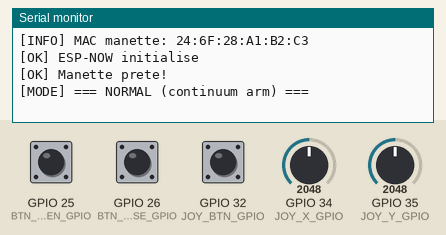
This sketch was run on a simulated ESP32. Parts: the last lines printed to the serial monitor. The inputs (shaded band) are chosen by the test bench; at power-on: GPIO 34 (JOY_X_GPIO) = 2048, GPIO 35 (JOY_Y_GPIO) = 2048, GPIO 25 (BTN_OPEN_GPIO) LOW, GPIO 26 (BTN_CLOSE_GPIO) LOW, GPIO 32 (JOY_BTN_GPIO) HIGH.

Above: at 3.2 s.
3.3 s: GPIO 34 (JOY_X_GPIO) set to 3273
4.8 s: GPIO 34 (JOY_X_GPIO) set to 3363
At 5.8 s:
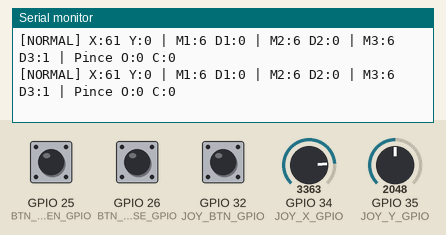
8.3 s: GPIO 35 (JOY_Y_GPIO) set to 2351
At 9.4 s:
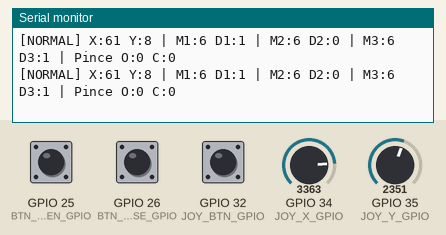
9.8 s: GPIO 35 (JOY_Y_GPIO) set to 2451
At 10.6 s:
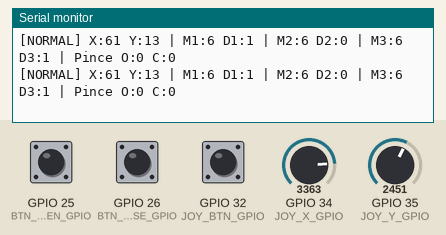
Timing chart, 0 to 12.8 s (numbered marks = the images above; inputs shaded):
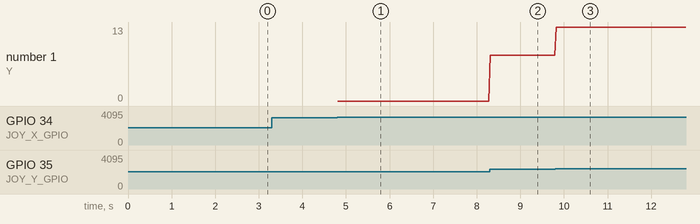

The sketch:

Esp32_Emeteur.ino
```cpp
/*******************************************************************************
 * ESP32 EMETTEUR - MANETTE DE CONTROLE
 * Projet: Prototype bras continuum
 * Auteur: Jeff Truong
 *
 * Modes:
 * - NORMAL: Joystick X+Y controle 3 moteurs en triangle (continuum arm)
 *           Boutons OPEN/CLOSE = pince
 * - TEST:   Joystick Y fait tourner 1 moteur a la fois
 *           Boutons OPEN/CLOSE = changer moteur
 *
 *           Bouton joystick (clic) = bascule entre les 2 modes
 ******************************************************************************/

#include <WiFi.h>
#include <esp_now.h>
#include <esp_wifi.h>

// --- BROCHES ---
#define JOY_X_GPIO      34
#define JOY_Y_GPIO      35
#define JOY_BTN_GPIO    32
#define BTN_OPEN_GPIO   25
#define BTN_CLOSE_GPIO  26

// --- CONFIGURATION JOYSTICK ---
#define JOY_CENTER    2048
#define JOY_DEADZONE  150
#define JOY_MIN       0
#define JOY_MAX       4095
#define MOTOR_SPEED_MAX 10

// --- MAC RECEPTEUR ---
uint8_t receiverMac[] = {0xF4, 0x65, 0x0B, 0xB5, 0x86, 0xD0};

// --- STRUCTURE PAQUET ---
#pragma pack(push, 1)
typedef struct {
    uint8_t  seq;
    int8_t   joyX;
    int8_t   joyY;
    uint8_t  btnJoy;
    uint8_t  btnOpen;
    uint8_t  btnClose;
    uint16_t motorM1;
    uint8_t  dirM1;
    uint16_t motorM2;
    uint8_t  dirM2;
    uint16_t motorM3;
    uint8_t  dirM3;
    uint8_t  checksum;
} ControlPacket;
#pragma pack(pop)

ControlPacket packet;
unsigned long dernierEnvoi = 0;
const unsigned long INTERVALLE_ENVOI = 30;
bool connexionOK = false;

// --- ETAT MODES ---
uint8_t modeActuel = 0;        // 0 = NORMAL, 1 = TEST
uint8_t moteurTest = 1;        // Moteur selectionne en mode TEST (1-3)
bool dernierEtatJoyBtn = false;
bool dernierEtatOpen   = false;
bool dernierEtatClose  = false;

// --- UTILITAIRES ---
int appliquerDeadzone(int valeur, int centre, int deadzone) {
    int offset = valeur - centre;
    if (abs(offset) < deadzone) return 0;
    return offset;
}

int8_t adcVersPourcent(int valeurAdc, int centre, int deadzone) {
    int offset = appliquerDeadzone(valeurAdc, centre, deadzone);
    if (offset == 0) return 0;
    if (offset > 0) return map(offset, deadzone, JOY_MAX - centre, 0, 100);
    else            return map(offset, -deadzone, JOY_MIN - centre, 0, -100);
}

uint16_t pourcentVersVitesse(int8_t pourcent) {
    if (pourcent == 0) return 0;
    return map(abs(pourcent), 0, 100, 0, MOTOR_SPEED_MAX);
}

uint8_t calculerChecksum(ControlPacket* pkt) {
    return (pkt->seq + pkt->joyX + pkt->joyY +
            pkt->btnJoy + pkt->btnOpen + pkt->btnClose) & 0xFF;
}

void lireBoutons() {
    bool etatJoyBtn = !digitalRead(JOY_BTN_GPIO);  // pull-up: 1 = appuye
    bool etatOpen   = digitalRead(BTN_OPEN_GPIO);   // pull-down: 1 = appuye
    bool etatClose  = digitalRead(BTN_CLOSE_GPIO);  // pull-down: 1 = appuye

    // Bouton joystick = bascule mode (detection front montant)
    if (etatJoyBtn && !dernierEtatJoyBtn) {
        modeActuel = 1 - modeActuel;
        Serial.printf("\n[MODE] === %s ===\n",
            modeActuel == 0 ? "NORMAL (continuum arm)" : "TEST (1 moteur a la fois)");
        if (modeActuel == 1) {
            Serial.printf("[TEST] Moteur selectionne: %d\n", moteurTest);
        }
    }

    // En mode TEST, OPEN/CLOSE change le moteur
    if (modeActuel == 1) {
        if (etatOpen && !dernierEtatOpen) {
            moteurTest++;
            if (moteurTest > 3) moteurTest = 1;
            Serial.printf("[TEST] Moteur: %d\n", moteurTest);
        }
        if (etatClose && !dernierEtatClose) {
            moteurTest--;
            if (moteurTest < 1) moteurTest = 3;
            Serial.printf("[TEST] Moteur: %d\n", moteurTest);
        }
        // En mode TEST, pas de commande pince
        packet.btnOpen  = 0;
        packet.btnClose = 0;
    } else {
        // Mode NORMAL: boutons = pince
        packet.btnOpen  = etatOpen;
        packet.btnClose = etatClose;
    }

    packet.btnJoy        = etatJoyBtn;
    dernierEtatJoyBtn    = etatJoyBtn;
    dernierEtatOpen      = etatOpen;
    dernierEtatClose     = etatClose;
}

void lireJoystick() {
    int brutX = analogRead(JOY_X_GPIO);
    int brutY = analogRead(JOY_Y_GPIO);

    packet.joyX = adcVersPourcent(brutX, JOY_CENTER, JOY_DEADZONE);
    packet.joyY = adcVersPourcent(brutY, JOY_CENTER, JOY_DEADZONE);

    if (modeActuel == 0) {
        // ========== MODE NORMAL - CONTROLE PAR ZONES ==========
        // 6 zones du joystick selon le triangle:
        // M1 = haut, M2 = bas-gauche, M3 = bas-droite
        //
        // Quand on tire un cable, les 2 autres relachent

        int x = packet.joyX;
        int y = packet.joyY;

        // Vitesse selon distance du centre
        int intensite = max(abs(x), abs(y));
        uint16_t steps = pourcentVersVitesse(intensite);

        // Par defaut tous les moteurs arretes
        packet.motorM1 = 0; packet.dirM1 = 0;
        packet.motorM2 = 0; packet.dirM2 = 0;
        packet.motorM3 = 0; packet.dirM3 = 0;

        if (x >= -100 && x <= -59 && y >= 1 && y <= 100) {
            // UP_LEFT: M2 tire, M1 tire un peu, M3 relache
            packet.motorM1 = steps; packet.dirM1 = 1;
            packet.motorM2 = steps; packet.dirM2 = 1;
            packet.motorM3 = steps; packet.dirM3 = 0;
        }
        else if (x >= -58 && x <= 58 && y >= 58 && y <= 100) {
            // UP: M1 tire, M2 et M3 relachent
            packet.motorM1 = steps; packet.dirM1 = 1;
            packet.motorM2 = steps; packet.dirM2 = 0;
            packet.motorM3 = steps; packet.dirM3 = 0;
        }
        else if (x >= 59 && x <= 100 && y >= 1 && y <= 100) {
            // UP_RIGHT: M3 tire, M1 tire un peu, M2 relache
            packet.motorM1 = steps; packet.dirM1 = 1;
            packet.motorM2 = steps; packet.dirM2 = 0;
            packet.motorM3 = steps; packet.dirM3 = 1;
        }
        else if (x >= 59 && x <= 100 && y >= -100 && y <= 0) {
            // DOWN_RIGHT: M3 tire, M2 et M1 relachent
            packet.motorM1 = steps; packet.dirM1 = 0;
            packet.motorM2 = steps; packet.dirM2 = 0;
            packet.motorM3 = steps; packet.dirM3 = 1;
        }
        else if (x >= -58 && x <= 58 && y >= -100 && y <= -58) {
            // DOWN: M2 et M3 tirent, M1 relache
            packet.motorM1 = steps; packet.dirM1 = 0;
            packet.motorM2 = steps; packet.dirM2 = 1;
            packet.motorM3 = steps; packet.dirM3 = 1;
        }
        else if (x >= -100 && x <= -59 && y >= -100 && y <= 0) {
            // DOWN_LEFT: M2 tire, M3 et M1 relachent
            packet.motorM1 = steps; packet.dirM1 = 0;
            packet.motorM2 = steps; packet.dirM2 = 1;
            packet.motorM3 = steps; packet.dirM3 = 0;
        }
        // Si dans aucune zone (centre/deadzone) = tous a 0

    } else {
        // ========== MODE TEST - 1 SEUL MOTEUR ==========
        uint16_t steps = pourcentVersVitesse(packet.joyY);
        uint8_t dir    = (packet.joyY >= 0) ? 1 : 0;

        packet.motorM1 = (moteurTest == 1) ? steps : 0;
        packet.dirM1   = (moteurTest == 1) ? dir : 0;
        packet.motorM2 = (moteurTest == 2) ? steps : 0;
        packet.dirM2   = (moteurTest == 2) ? dir : 0;
        packet.motorM3 = (moteurTest == 3) ? steps : 0;
        packet.dirM3   = (moteurTest == 3) ? dir : 0;
    }
}

// --- CALLBACK ESP-NOW ---
void onEnvoi(const wifi_tx_info_t* info, esp_now_send_status_t statut) {
    connexionOK = (statut == ESP_NOW_SEND_SUCCESS);
    if (!connexionOK) Serial.println("[ERREUR] Echec envoi paquet");
}

// --- SETUP ---
void setup() {
    Serial.begin(115200);
    delay(1000);

    Serial.println("\n=== MANETTE ESP32 - BRAS ROBOTISE ===");
    Serial.println("Bouton joystick = bascule MODE NORMAL <-> TEST");
    Serial.println("MODE NORMAL: joystick = bras 3 moteurs, boutons = pince");
    Serial.println("MODE TEST:   joystick Y = 1 moteur, boutons = changer moteur\n");

    pinMode(JOY_BTN_GPIO,   INPUT_PULLUP);
    pinMode(BTN_OPEN_GPIO,  INPUT_PULLDOWN);
    pinMode(BTN_CLOSE_GPIO, INPUT_PULLDOWN);

    analogSetAttenuation(ADC_11db);
    analogSetWidth(12);

    delay(500);
    int testX = analogRead(JOY_X_GPIO);
    int testY = analogRead(JOY_Y_GPIO);
    Serial.printf("[INFO] Centre joystick - X: %d | Y: %d (attendu ~%d)\n",
        testX, testY, JOY_CENTER);

    WiFi.mode(WIFI_STA);
    esp_wifi_set_channel(1, WIFI_SECOND_CHAN_NONE);
    delay(500);
    Serial.print("[INFO] MAC manette: ");
    Serial.println(WiFi.macAddress());

    if (esp_now_init() != ESP_OK) {
        Serial.println("[ERREUR] Initialisation ESP-NOW echouee");
        while(1) delay(1000);
    }

    esp_now_register_send_cb(onEnvoi);

    esp_now_peer_info_t peerInfo = {};
    memcpy(peerInfo.peer_addr, receiverMac, 6);
    peerInfo.channel = 0;
    peerInfo.encrypt = false;

    if (esp_now_add_peer(&peerInfo) != ESP_OK) {
        Serial.println("[ERREUR] Impossible d'ajouter le recepteur");
        while(1) delay(1000);
    }

    Serial.println("[OK] ESP-NOW initialise");
    memset(&packet, 0, sizeof(packet));

    Serial.println("[OK] Manette prete!");
    Serial.println("[MODE] === NORMAL (continuum arm) ===\n");
}

// --- LOOP ---
void loop() {
    unsigned long maintenant = millis();

    if (maintenant - dernierEnvoi >= INTERVALLE_ENVOI) {
        dernierEnvoi = maintenant;

        packet.seq++;
        lireBoutons();
        lireJoystick();
        packet.checksum = calculerChecksum(&packet);

        esp_now_send(receiverMac, (uint8_t*)&packet, sizeof(packet));

        // Debug si actif
        if (packet.motorM1 > 0 || packet.motorM2 > 0 || packet.motorM3 > 0 ||
            packet.btnOpen || packet.btnClose) {
            if (modeActuel == 0) {
                Serial.printf("[NORMAL] X:%d Y:%d | M1:%d D1:%d | M2:%d D2:%d | M3:%d D3:%d | Pince O:%d C:%d\n",
                    packet.joyX, packet.joyY,
                    packet.motorM1, packet.dirM1,
                    packet.motorM2, packet.dirM2,
                    packet.motorM3, packet.dirM3,
                    packet.btnOpen, packet.btnClose);
            } else {
                Serial.printf("[TEST] Moteur:%d | Y:%d | Steps:%d | Dir:%d\n",
                    moteurTest, packet.joyY,
                    moteurTest == 1 ? packet.motorM1 : moteurTest == 2 ? packet.motorM2 : packet.motorM3,
                    moteurTest == 1 ? packet.dirM1 : moteurTest == 2 ? packet.dirM2 : packet.dirM3);
            }
        }
    }
}
```

Measured:
- the behaviour switches between 3317 and 3318 on GPIO 34 (JOY_X_GPIO) (found by bisection; images 0 and 1)
- after the input at 4.8 s, the serial monitor: prints a new line at once (image 1)
- after the input at 8.3 s, the serial monitor: prints a new line at once (image 2)
- after the input at 9.8 s, the serial monitor: prints a new line at once (image 3)
- plotted number 1: 0 → 8 after the input at 8.3 s, 8 → 13 after the input at 9.8 s
